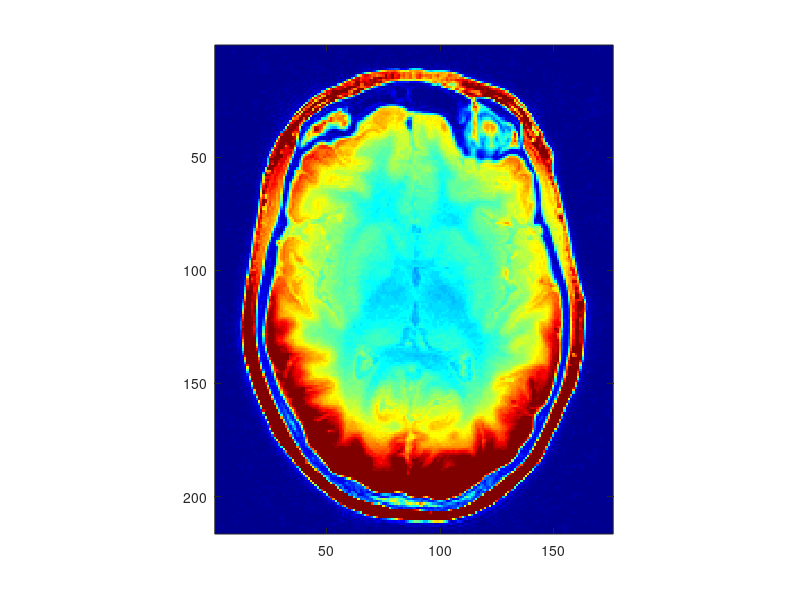
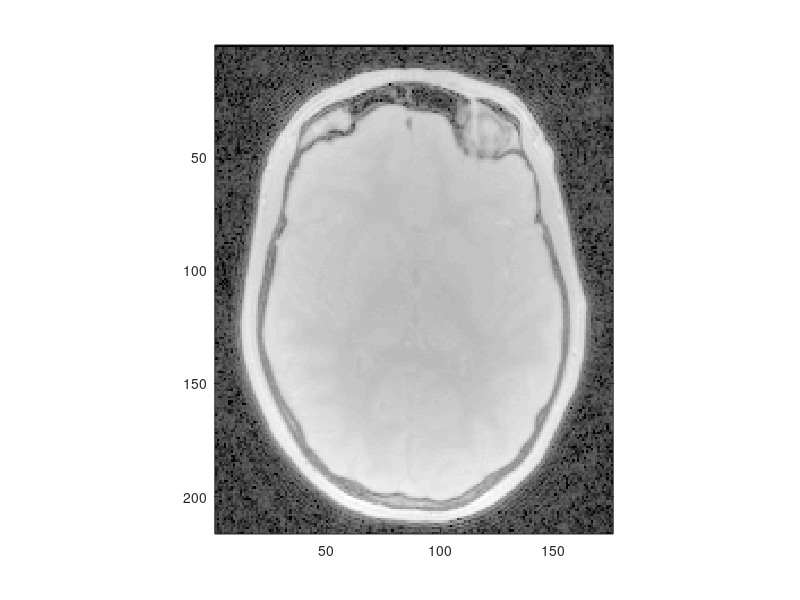

The MATLAB source for these figures, in order: (Note: this script raises an error after producing the figures.)
%% Attempt 2D N3 Correction

% Load image:
load("MRIslice.mat")
slice = double(slice);
figure; imagesc(slice) ; axis image; colormap("jet");caxis([0 800])

img = log10(slice);
figure; imagesc(img) ; axis image; colormap("gray")
img(isinf(img)) = 0; % correct values that were at zero:

%% Algorithm
threshold = 1e-6;
metric =  10000;
bias = zeros(size(img)); biasOld = ones(size(img));
iter = 1;
maxIter = 5;
[utrue, vtrue] = meshgrid(1:size(slice,2), 1:size(slice,1)); % matlab has this backwards


% run until converged or max iterations hit
while (metric > threshold) 

    if (iter > maxIter)
        break;
    end

    % histogram sharpen and deconvolve
    piHat = N3_deconvolutionStep(img, bias); 

    % apply this to generate bias field
    r = N3_biasCorrectionStep(img, bias, piHat);
    
    % smooth with bsplines
    bias = N3_bSplineSmoothStep(r, utrue,vtrue,50,50);

    metric = sum( abs(bias - biasOld),"all","omitnan");

    biasOld = bias;
    iter = iter+1;

end

img2 =img -  bias;


figure; imagesc(slice) ; axis image; colormap("jet");caxis([0 800])
figure; imagesc(10.^(img2)) ; axis image; colormap("jet"); caxis([0 800])
